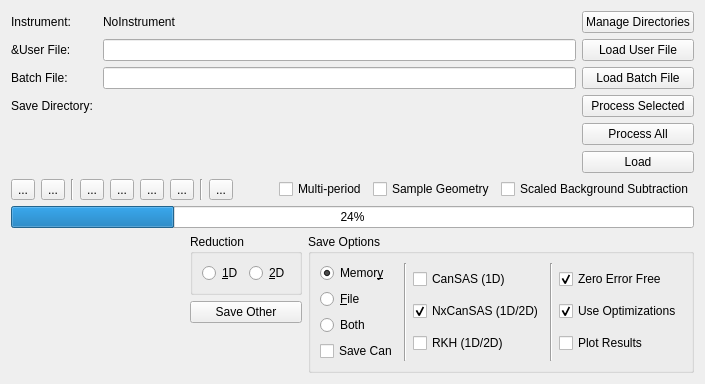
      <widget class="QWidget" name="run_page">
       <layout class="QHBoxLayout" name="horizontalLayout_15">
        <item>
         <layout class="QVBoxLayout" name="run_layout">
          <item>
           <layout class="QGridLayout" name="header">
            <property name="verticalSpacing">
             <number>6</number>
            </property>
            <item row="2" column="1">
             <widget class="QLabel" name="batch_label">
              <property name="toolTip">
               <string>&lt;html&gt;&lt;head/&gt;&lt;body&gt;&lt;p&gt;Specify a batch file to load. For the batch file format see &lt;span style=&quot; font-weight:600;&quot;&gt;https://www.mantidproject.org/SANS_batch_file_format&lt;/span&gt;&lt;/p&gt;&lt;/body&gt;&lt;/html&gt;</string>
              </property>
              <property name="text">
               <string>Batch File:</string>
              </property>
             </widget>
            </item>
            <item row="0" column="4">
             <layout class="QHBoxLayout" name="horizontalLayout_2">
              <item>
               <widget class="QLabel" name="instrument_type">
                <property name="text">
                 <string>NoInstrument</string>
                </property>
               </widget>
              </item>
              <item>
               <spacer name="horizontalSpacer">
                <property name="orientation">
                 <enum>Qt::Horizontal</enum>
                </property>
                <property name="sizeHint" stdset="0">
                 <size>
                  <width>40</width>
                  <height>20</height>
                 </size>
                </property>
               </spacer>
              </item>
             </layout>
            </item>
            <item row="1" column="4">
             <widget class="QLineEdit" name="user_file_line_edit">
              <property name="toolTip">
               <string>&lt;html&gt;&lt;head/&gt;&lt;body&gt;&lt;p&gt;Specify the user file (aka mask file) which is used to provide the bulk of the reduction settings. For a list of user file commands see &lt;span style=&quot; font-weight:600;&quot;&gt;https://www.mantidproject.org/SANS_User_File_Commands&lt;/span&gt;&lt;/p&gt;&lt;/body&gt;&lt;/html&gt;</string>
              </property>
             </widget>
            </item>
            <item row="0" column="1">
             <widget class="QLabel" name="instrument_label">
              <property name="text">
               <string>Instrument:</string>
              </property>
             </widget>
            </item>
            <item row="0" column="6">
             <widget class="QPushButton" name="manage_directories_button">
              <property name="toolTip">
               <string>&lt;html&gt;&lt;head/&gt;&lt;body&gt;&lt;p&gt;Add directories to search for data, set your output directory, and manage data archive searching.&lt;/p&gt;&lt;/body&gt;&lt;/html&gt;</string>
              </property>
              <property name="text">
               <string>Manage Directories</string>
              </property>
             </widget>
            </item>
            <item row="3" column="4">
             <widget class="QLabel" name="output_directory_location">
              <property name="text">
               <string/>
              </property>
             </widget>
            </item>
            <item row="2" column="4">
             <widget class="QLineEdit" name="batch_line_edit">
              <property name="toolTip">
               <string>&lt;html&gt;&lt;head/&gt;&lt;body&gt;&lt;p&gt;Specify a batch file to load. For the batch file format see &lt;span style=&quot; font-weight:600;&quot;&gt;https://www.mantidproject.org/SANS_batch_file_format&lt;/span&gt;&lt;/p&gt;&lt;/body&gt;&lt;/html&gt;</string>
              </property>
             </widget>
            </item>
            <item row="3" column="1">
             <widget class="QLabel" name="output_directory_label">
              <property name="text">
               <string>Save Directory: </string>
              </property>
             </widget>
            </item>
            <item row="3" column="6">
             <widget class="QPushButton" name="process_selected_button">
              <property name="toolTip">
               <string>&lt;html&gt;&lt;head/&gt;&lt;body&gt;&lt;p&gt;Process selected rows only.&lt;/p&gt;&lt;/body&gt;&lt;/html&gt;</string>
              </property>
              <property name="text">
               <string>Process Selected</string>
              </property>
             </widget>
            </item>
            <item row="1" column="6">
             <widget class="QPushButton" name="user_file_button">
              <property name="toolTip">
               <string>&lt;html&gt;&lt;head/&gt;&lt;body&gt;&lt;p&gt;Specify the user file (aka mask file) which is used to provide the bulk of the reduction settings. For a list of user file commands see &lt;span style=&quot; font-weight:600;&quot;&gt;https://www.mantidproject.org/SANS_User_File_Commands&lt;/span&gt;.&lt;/p&gt;&lt;/body&gt;&lt;/html&gt;</string>
              </property>
              <property name="text">
               <string>Load User File</string>
              </property>
             </widget>
            </item>
            <item row="4" column="6">
             <widget class="QPushButton" name="process_all_button">
              <property name="toolTip">
               <string>&lt;html&gt;&lt;head/&gt;&lt;body&gt;&lt;p&gt;Process all rows, regardless of selection.&lt;/p&gt;&lt;/body&gt;&lt;/html&gt;</string>
              </property>
              <property name="text">
               <string>Process All</string>
              </property>
             </widget>
            </item>
            <item row="1" column="1">
             <widget class="QLabel" name="user_file_label">
              <property name="toolTip">
               <string>&lt;html&gt;&lt;head/&gt;&lt;body&gt;&lt;p&gt;Specify the user file (aka mask file) which is used to provide the bulk of the reduction settings. For a list of user file commands see &lt;span style=&quot; font-weight:600;&quot;&gt;https://www.mantidproject.org/SANS_User_File_Commands&lt;/span&gt;&lt;/p&gt;&lt;/body&gt;&lt;/html&gt;</string>
              </property>
              <property name="frameShape">
               <enum>QFrame::NoFrame</enum>
              </property>
              <property name="text">
               <string>&amp;User File:</string>
              </property>
              <property name="buddy">
               <cstring>masking_table</cstring>
              </property>
             </widget>
            </item>
            <item row="2" column="6">
             <widget class="QPushButton" name="batch_button">
              <property name="toolTip">
               <string>&lt;html&gt;&lt;head/&gt;&lt;body&gt;&lt;p&gt;Specify a batch file to load. For the batch file format see &lt;span style=&quot; font-weight:600;&quot;&gt;https://www.mantidproject.org/SANS_batch_file_format&lt;/span&gt;.&lt;/p&gt;&lt;/body&gt;&lt;/html&gt;</string>
              </property>
              <property name="text">
               <string>Load Batch File</string>
              </property>
             </widget>
            </item>
            <item row="5" column="6">
             <widget class="QPushButton" name="load_button">
              <property name="toolTip">
               <string>&lt;html&gt;&lt;head/&gt;&lt;body&gt;&lt;p&gt;Load data without processing.&lt;/p&gt;&lt;/body&gt;&lt;/html&gt;</string>
              </property>
              <property name="text">
               <string>Load</string>
              </property>
             </widget>
            </item>
           </layout>
          </item>
          <item>
           <layout class="QHBoxLayout" name="horizontalLayout_11">
            <item>
             <widget class="QToolButton" name="insert_row_button">
              <property name="toolTip">
               <string>&lt;html&gt;&lt;head/&gt;&lt;body&gt;&lt;p&gt;Insert row&lt;/p&gt;&lt;/body&gt;&lt;/html&gt;</string>
              </property>
              <property name="text">
               <string>...</string>
              </property>
              <property name="iconSize">
               <size>
                <width>24</width>
                <height>24</height>
               </size>
              </property>
             </widget>
            </item>
            <item>
             <widget class="QToolButton" name="delete_row_button">
              <property name="toolTip">
               <string>&lt;html&gt;&lt;head/&gt;&lt;body&gt;&lt;p&gt;Delete selected rows&lt;/p&gt;&lt;/body&gt;&lt;/html&gt;</string>
              </property>
              <property name="text">
               <string>...</string>
              </property>
              <property name="iconSize">
               <size>
                <width>24</width>
                <height>24</height>
               </size>
              </property>
             </widget>
            </item>
            <item>
             <widget class="Line" name="line_6">
              <property name="orientation">
               <enum>Qt::Vertical</enum>
              </property>
             </widget>
            </item>
            <item>
             <widget class="QToolButton" name="copy_button">
              <property name="toolTip">
               <string>&lt;html&gt;&lt;head/&gt;&lt;body&gt;&lt;p&gt;Copy selected rows&lt;/p&gt;&lt;/body&gt;&lt;/html&gt;</string>
              </property>
              <property name="text">
               <string>...</string>
              </property>
              <property name="iconSize">
               <size>
                <width>24</width>
                <height>24</height>
               </size>
              </property>
             </widget>
            </item>
            <item>
             <widget class="QToolButton" name="cut_button">
              <property name="toolTip">
               <string>&lt;html&gt;&lt;head/&gt;&lt;body&gt;&lt;p&gt;Cut selected rows&lt;/p&gt;&lt;/body&gt;&lt;/html&gt;</string>
              </property>
              <property name="text">
               <string>...</string>
              </property>
              <property name="iconSize">
               <size>
                <width>24</width>
                <height>24</height>
               </size>
              </property>
             </widget>
            </item>
            <item>
             <widget class="QToolButton" name="paste_button">
              <property name="toolTip">
               <string>&lt;html&gt;&lt;head/&gt;&lt;body&gt;&lt;p&gt;Paste rows&lt;/p&gt;&lt;/body&gt;&lt;/html&gt;</string>
              </property>
              <property name="text">
               <string>...</string>
              </property>
              <property name="iconSize">
               <size>
                <width>24</width>
                <height>24</height>
               </size>
              </property>
             </widget>
            </item>
            <item>
             <widget class="QToolButton" name="erase_button">
              <property name="toolTip">
               <string>&lt;html&gt;&lt;head/&gt;&lt;body&gt;&lt;p&gt;Erase contents of selected rows&lt;/p&gt;&lt;/body&gt;&lt;/html&gt;</string>
              </property>
              <property name="text">
               <string>...</string>
              </property>
              <property name="iconSize">
               <size>
                <width>24</width>
                <height>24</height>
               </size>
              </property>
             </widget>
            </item>
            <item>
             <widget class="Line" name="line_7">
              <property name="orientation">
               <enum>Qt::Vertical</enum>
              </property>
             </widget>
            </item>
            <item>
             <widget class="QToolButton" name="export_table_button">
              <property name="toolTip">
               <string>&lt;html&gt;&lt;head/&gt;&lt;body&gt;&lt;p&gt;Export the current table as a csv file. This can then be re-loaded at a later date.&lt;/p&gt;&lt;/body&gt;&lt;/html&gt;</string>
              </property>
              <property name="text">
               <string>...</string>
              </property>
              <property name="iconSize">
               <size>
                <width>24</width>
                <height>24</height>
               </size>
              </property>
             </widget>
            </item>
            <item>
             <spacer name="horizontalSpacer_3">
              <property name="orientation">
               <enum>Qt::Horizontal</enum>
              </property>
              <property name="sizeHint" stdset="0">
               <size>
                <width>40</width>
                <height>20</height>
               </size>
              </property>
             </spacer>
            </item>
            <item>
             <widget class="QCheckBox" name="multi_period_check_box">
              <property name="text">
               <string>Multi-period</string>
              </property>
             </widget>
            </item>
            <item>
             <widget class="QCheckBox" name="sample_geometry_checkbox">
              <property name="text">
               <string>Sample Geometry</string>
              </property>
             </widget>
            </item>
            <item>
             <widget class="QCheckBox" name="background_subtraction_checkbox">
              <property name="text">
               <string>Scaled Background Subtraction</string>
              </property>
             </widget>
            </item>
           </layout>
          </item>
          <item>
           <layout class="QVBoxLayout" name="data_processor_widget_layout"/>
          </item>
          <item>
           <widget class="QProgressBar" name="batch_progress_bar">
            <property name="value">
             <number>24</number>
            </property>
           </widget>
          </item>
          <item>
           <layout class="QGridLayout" name="gridLayout_7">
            <item row="0" column="3">
             <widget class="QGroupBox" name="reduction_dimensionality_group_box">
              <property name="maximumSize">
               <size>
                <width>16777215</width>
                <height>16777215</height>
               </size>
              </property>
              <property name="title">
               <string>Reduction</string>
              </property>
              <layout class="QHBoxLayout" name="horizontalLayout_8">
               <item>
                <widget class="QRadioButton" name="reduction_dimensionality_1D">
                 <property name="text">
                  <string>&amp;1D</string>
                 </property>
                </widget>
               </item>
               <item>
                <widget class="QRadioButton" name="reduction_dimensionality_2D">
                 <property name="text">
                  <string>&amp;2D</string>
                 </property>
                </widget>
               </item>
              </layout>
             </widget>
            </item>
            <item row="0" column="4" rowspan="3">
             <widget class="QGroupBox" name="save_group_box">
              <property name="styleSheet">
               <string notr="true"/>
              </property>
              <property name="title">
               <string>Save Options</string>
              </property>
              <property name="flat">
               <bool>false</bool>
              </property>
              <layout class="QHBoxLayout" name="horizontalLayout_4">
               <item>
                <layout class="QHBoxLayout" name="save_layout">
                 <item>
                  <layout class="QVBoxLayout" name="save_location_layout">
                   <item>
                    <widget class="QRadioButton" name="output_mode_memory_radio_button">
                     <property name="toolTip">
                      <string>&lt;html&gt;&lt;head/&gt;&lt;body&gt;&lt;p&gt;The save locations for the output of batch reductions are: Memory (RAM), File (Hard disk), Both (RAM and Hard disk).&lt;/p&gt;&lt;/body&gt;&lt;/html&gt;</string>
                     </property>
                     <property name="text">
                      <string>Memor&amp;y</string>
                     </property>
                     <property name="checked">
                      <bool>true</bool>
                     </property>
                    </widget>
                   </item>
                   <item>
                    <widget class="QRadioButton" name="output_mode_file_radio_button">
                     <property name="toolTip">
                      <string>&lt;html&gt;&lt;head/&gt;&lt;body&gt;&lt;p&gt;The save locations for the output of batch reductions are: Memory (RAM), File (Hard disk), Both (RAM and Hard disk).&lt;/p&gt;&lt;/body&gt;&lt;/html&gt;</string>
                     </property>
                     <property name="text">
                      <string>&amp;File</string>
                     </property>
                    </widget>
                   </item>
                   <item>
                    <widget class="QRadioButton" name="output_mode_both_radio_button">
                     <property name="enabled">
                      <bool>true</bool>
                     </property>
                     <property name="toolTip">
                      <string>&lt;html&gt;&lt;head/&gt;&lt;body&gt;&lt;p&gt;The save locations for the output of batch reductions are: Memory (RAM), File (Hard disk), Both (RAM and Hard disk).&lt;/p&gt;&lt;/body&gt;&lt;/html&gt;</string>
                     </property>
                     <property name="text">
                      <string>Both</string>
                     </property>
                     <property name="checked">
                      <bool>false</bool>
                     </property>
                    </widget>
                   </item>
                   <item>
                    <widget class="QCheckBox" name="save_can_checkBox">
                     <property name="toolTip">
                      <string>&lt;html&gt;&lt;head/&gt;&lt;body&gt;&lt;p&gt;When checked, save the unsubtracted Can and Sam workspaces separately.&lt;/p&gt;&lt;/body&gt;&lt;/html&gt;</string>
                     </property>
                     <property name="text">
                      <string>Save Can</string>
                     </property>
                    </widget>
                   </item>
                  </layout>
                 </item>
                 <item>
                  <widget class="Line" name="line">
                   <property name="orientation">
                    <enum>Qt::Vertical</enum>
                   </property>
                  </widget>
                 </item>
                 <item>
                  <layout class="QVBoxLayout" name="save_file_format_layout">
                   <item>
                    <widget class="QCheckBox" name="can_sas_checkbox">
                     <property name="toolTip">
                      <string>&lt;html&gt;&lt;head/&gt;&lt;body&gt;&lt;p&gt;The save file formats. Note that different formats are suitable for different reduction dimensionalities.&lt;/p&gt;&lt;/body&gt;&lt;/html&gt;</string>
                     </property>
                     <property name="text">
                      <string>CanSAS (1D)</string>
                     </property>
                    </widget>
                   </item>
                   <item>
                    <widget class="QCheckBox" name="nx_can_sas_checkbox">
                     <property name="toolTip">
                      <string>&lt;html&gt;&lt;head/&gt;&lt;body&gt;&lt;p&gt;The save file formats. Note that different formats are suitable for different reduction dimensionalities.&lt;/p&gt;&lt;/body&gt;&lt;/html&gt;</string>
                     </property>
                     <property name="text">
                      <string>NxCanSAS (1D/2D)</string>
                     </property>
                     <property name="checked">
                      <bool>true</bool>
                     </property>
                    </widget>
                   </item>
                   <item>
                    <widget class="QCheckBox" name="rkh_checkbox">
                     <property name="toolTip">
                      <string>&lt;html&gt;&lt;head/&gt;&lt;body&gt;&lt;p&gt;The save file formats. Note that different formats are suitable for different reduction dimensionalities.&lt;/p&gt;&lt;/body&gt;&lt;/html&gt;</string>
                     </property>
                     <property name="text">
                      <string>RKH (1D/2D)</string>
                     </property>
                    </widget>
                   </item>
                  </layout>
                 </item>
                 <item>
                  <widget class="Line" name="line_2">
                   <property name="orientation">
                    <enum>Qt::Vertical</enum>
                   </property>
                  </widget>
                 </item>
                 <item>
                  <layout class="QGridLayout" name="gridLayout">
                   <item row="1" column="0">
                    <widget class="QCheckBox" name="use_optimizations_checkbox">
                     <property name="toolTip">
                      <string>&lt;html&gt;&lt;head/&gt;&lt;body&gt;&lt;p&gt;When optimizations are turned on then data is being stored in RAM and reused. The optimizations affect the raw data files and can reductions. Most of the time you will want these optimizations enabled. Disable the optimizations if you run a very long batch reduction where there might be the danger  that your RAM will max out.&lt;/p&gt;&lt;/body&gt;&lt;/html&gt;</string>
                     </property>
                     <property name="text">
                      <string>Use Optimizations</string>
                     </property>
                     <property name="checked">
                      <bool>true</bool>
                     </property>
                    </widget>
                   </item>
                   <item row="0" column="0">
                    <widget class="QCheckBox" name="save_zero_error_free">
                     <property name="toolTip">
                      <string>&lt;html&gt;&lt;head/&gt;&lt;body&gt;&lt;p&gt;When enabled it will replace all entries with zero-valued errors with errors of magnitude 1e6. &lt;/p&gt;&lt;/body&gt;&lt;/html&gt;</string>
                     </property>
                     <property name="text">
                      <string>Zero Error Free</string>
                     </property>
                     <property name="checked">
                      <bool>true</bool>
                     </property>
                    </widget>
                   </item>
                   <item row="2" column="0">
                    <widget class="QCheckBox" name="plot_results_checkbox">
                     <property name="toolTip">
                      <string>&lt;html&gt;&lt;head/&gt;&lt;body&gt;&lt;p&gt;When checked, the 0th spectrum of each reduced workspace will be plotted as it is reduced.&lt;/p&gt;&lt;/body&gt;&lt;/html&gt;</string>
                     </property>
                     <property name="text">
                      <string>Plot Results</string>
                     </property>
                    </widget>
                   </item>
                  </layout>
                 </item>
                </layout>
               </item>
              </layout>
             </widget>
            </item>
            <item row="0" column="1">
             <spacer name="horizontalSpacer_2">
              <property name="orientation">
               <enum>Qt::Horizontal</enum>
              </property>
              <property name="sizeHint" stdset="0">
               <size>
                <width>40</width>
                <height>20</height>
               </size>
              </property>
             </spacer>
            </item>
            <item row="1" column="3">
             <widget class="QPushButton" name="save_other_pushButton">
              <property name="toolTip">
               <string>&lt;html&gt;&lt;head/&gt;&lt;body&gt;&lt;p&gt;Save a workspace as a CanSAS, NxCanSAS, or RKH file.&lt;/p&gt;&lt;/body&gt;&lt;/html&gt;</string>
              </property>
              <property name="text">
               <string>Save Other</string>
              </property>
             </widget>
            </item>
           </layout>
          </item>
         </layout>
        </item>
       </layout>
      </widget>
